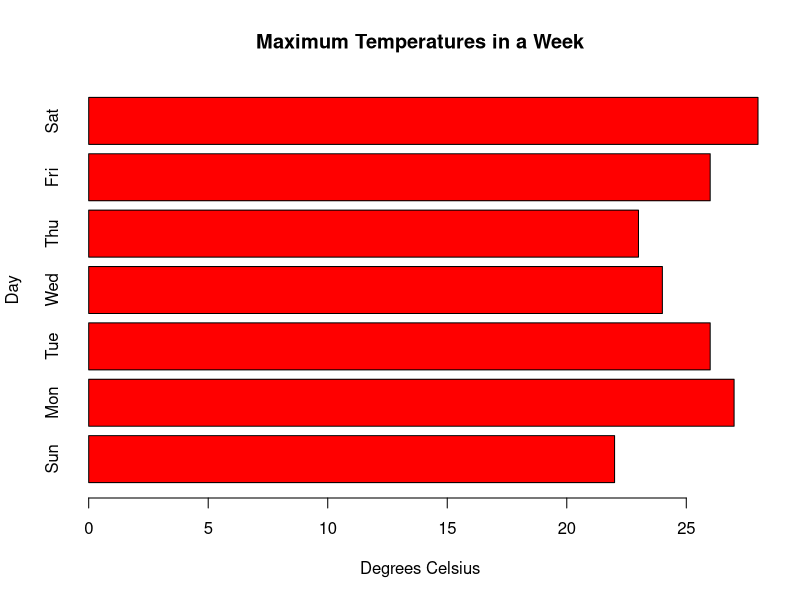

This figure's R source:
max.temp <- c(22, 27, 26, 24, 23, 26, 28)
barplot(max.temp,
main = "Maximum Temperatures in a Week",
xlab = "Degrees Celsius",
ylab = "Day",
names.arg = c("Sun", "Mon", "Tue", "Wed", "Thu", "Fri", "Sat"),
col = "red",
horiz = TRUE)
